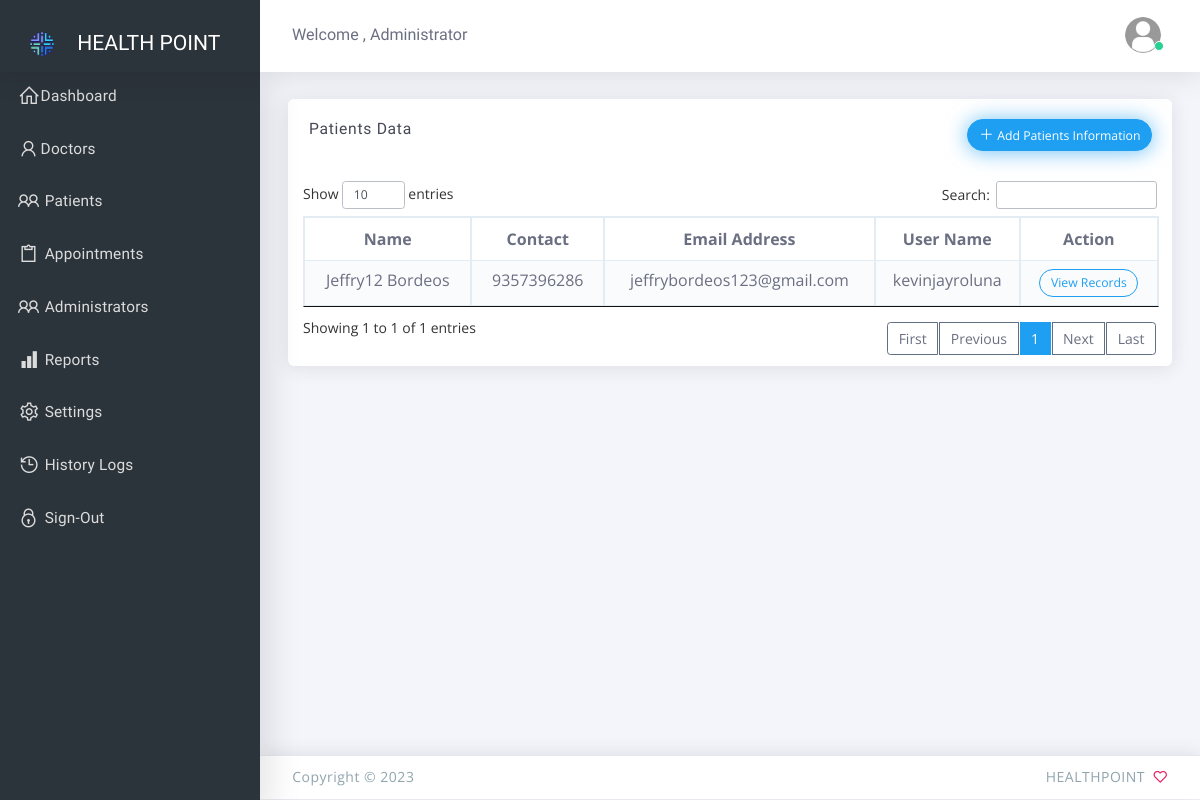
Page /admin/patients.php (signed in) on the earlier database version.
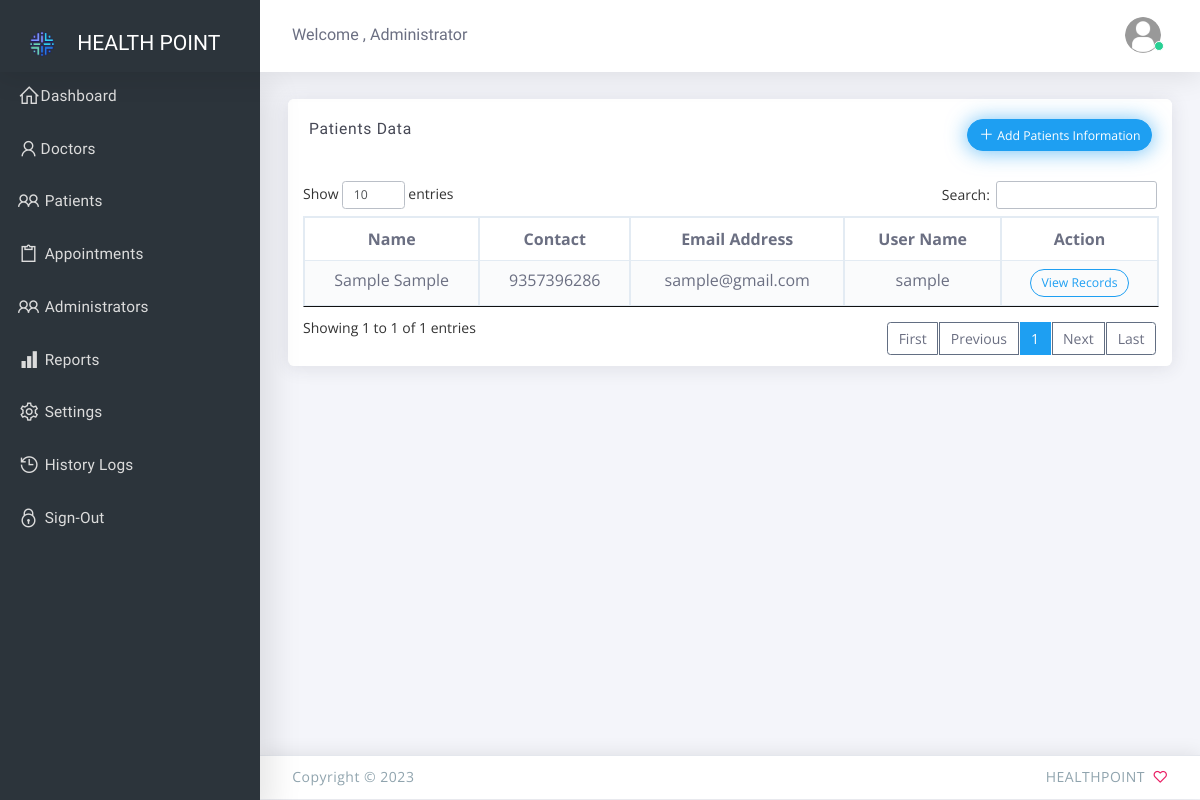
Same page on the later database version.
### tables this page shows
CREATE TABLE `is_patients` (
  `patient_id` int(12) NOT NULL,
  `firstname` varchar(32) NOT NULL,
  `lastname` varchar(32) NOT NULL,
  `address` text NOT NULL,
  `contact` varchar(36) NOT NULL,
  `email` varchar(100) NOT NULL,
  `username` varchar(50) NOT NULL,
  `password` varchar(50) NOT NULL,
  `bp` text NOT NULL,
  `glucose` text NOT NULL,
  `heartrate` text NOT NULL,
  `cholesterol` text NOT NULL,
  `symptoms` text NOT NULL,
  `i_company` text NOT NULL,
  `i_number` text NOT NULL,
  `i_amount` text NOT NULL,
  `i_expiry` text NOT NULL,
  `is_active` int(1) NOT NULL,
  `date_added` timestamp NOT NULL DEFAULT current_timestamp()
);

### admin/controller/patients.php (called while the page is built, shortened)
<?php
include('../controller/database.php');
$is_patients = $mysqli->query("SELECT * from is_patients");

### admin/patients.php (the view, shortened to what this page needs)
<?php
 include("include/header.php");
 include("controller/patients.php");
?>
<body class="vertical-layout vertical-menu-modern 2-columns   fixed-navbar" data-open="click" data-menu="vertical-menu-modern" data-col="2-columns">
 <?php include("include/nav.php");?>
  <div class="app-content content">
    <div class="content-wrapper">
      <div class="content-body">
	<div class="row">
		<div class="col-12">
			<div class="card">
				<div class="card-header">
					<h4 class="card-title">Patients Data </h4>
					<div class="heading-elements">
						<button class="btn btn-sm round btn-info btn-glow" data-toggle="modal" data-backdrop="false" data-target="#backdrop"><i class="la la-plus font-medium-1"></i>
						Add Patients Information </button>
					</div>
					<br>
				</div>
				<div class="card-content">
					<div class="table-responsive">
						<table class="table alt-pagination wallet-wrapper table-bordered table-striped">
							<thead>
								<tr>
									<th class="text-center">Name </th>
									<th class="text-center">Contact</th>
									<th class="text-center">Email Address</th>
									<th class="text-center">User Name</th>
									<th class="text-center">Action</th>
								</tr>
							</thead>
							<tbody>
							<?php while($val = $is_patients->fetch_object()){ ?>
								<tr>
									<td class="text-center"><?php echo $val->firstname . ' '. $val->lastname;?></td>
									<td class="text-center"><?php echo $val->contact;?></td>
									<td class="text-center"><?php echo $val->email;?></td>
									<td class="text-center"><?php echo $val->username;?></td>
									<td class="text-center"><a href="patient-profile?data=<?php echo $val->patient_id;?>" class="btn btn-sm round btn-outline-info"> View Records</a></td>
								</tr>
							<?php } ?>
							</tbody>
						</table>
					</div>
				</div>
			</div>
		</div>
	</div>
      </div>
    </div>
  </div>
    <?php include("include/footer.php");?>

Differences in the rows shown:
removed is_patients: firstname "Jeffry12", lastname "Bordeos", contact "9357396286", email "jeffrybordeos123@gmail.com", username "kevinjayroluna"
added is_patients: firstname "Sample", lastname "Sample", contact "9357396286", email "sample@gmail.com", username "sample"
